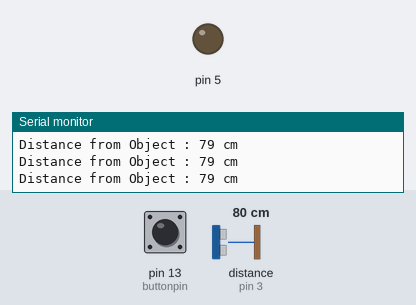
Simulated run of this sketch. Board: Arduino Uno, built with avr-gcc and run on an emulated ATmega328P. Shown: output pins drawn as LEDs (lit = HIGH), the last lines printed to the serial monitor. Wiring (inferred from the names in the program): ultrasonic range finder: trigger pin 2; echo pin 3. The test bench sets the inputs (shaded band); at power-on: distance to the obstacle (sensor on pin 3) 80 cm, pin 13 (buttonpin) LOW. The echo pulse lasts 58.3 µs per cm; pins used as bus, display or sensor lines are not drawn.

Above: at 1.3 s.
1.4 s: distance to the obstacle (sensor on pin 3) set to 34 cm
4.4 s: distance to the obstacle (sensor on pin 3) set to 28 cm
At 5.27 s:
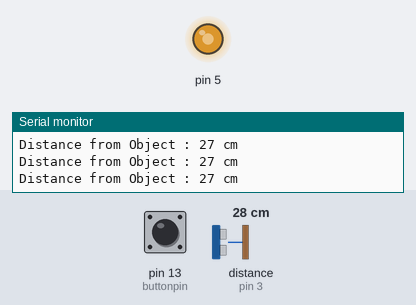
7.4 s: distance to the obstacle (sensor on pin 3) set to 19 cm
10.4 s: distance to the obstacle (sensor on pin 3) set to 14 cm
At 11.9 s:
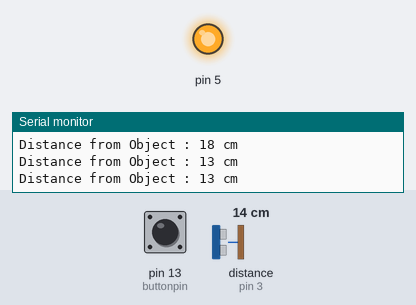
Timing chart, 0 to 13.4 s (numbered marks = the images above; inputs shaded):
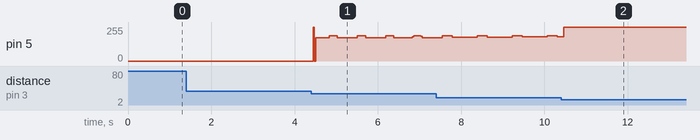

The sketch:

Smart_stick_with_gps_and_Distance_Detection.ino
```cpp
#include <SoftwareSerial.h>
#include <TinyGPS.h>

SoftwareSerial sgps(8, 9);
SoftwareSerial sgsm(7, 6);
TinyGPS gps;

int buttonpin = 13;
#define trigPin 2
#define echoPin 3
long duration;
int distance;
float gpslat, gpslon;

void setup()

{
  pinMode(trigPin, OUTPUT);
  pinMode(echoPin, INPUT);
  pinMode(5, OUTPUT);
  sgsm.begin(9600);
  sgps.begin(9600);
  Serial.begin(9600);
  delay(100);

  /*serial_connection.begin(9600);

  delay(100);
  Serial.print("—Tracking—");

  Serial.println("***Location***");
  /*gsmSerial.println("AT + CNMI = 2, 2, 0, 0, 0");
  delay(300);

  Serial.println("Initializing……");
  delay(200);

  Serial.println("System is Ready");
  delay(100);*/

}

void loop()

{

  digitalWrite(trigPin, LOW);
  delayMicroseconds(2);

  digitalWrite(trigPin, HIGH);
  delayMicroseconds(10);

  digitalWrite(trigPin, LOW);
  duration = pulseIn(echoPin, HIGH);
  distance= duration*0.034/2;
  Serial.print("Distance from Object : ");
  Serial.print(distance);
  Serial.println(" cm");
  delay(10);

  if(distance <= 30 && distance > 15)
  {
    digitalWrite(5, HIGH);
    delay(10);

    digitalWrite(5, LOW);
    digitalWrite(5, HIGH);
    delay(10);

    digitalWrite(5, LOW);
    digitalWrite(5, HIGH);
    delay(10);

    digitalWrite(5, LOW);
  }

  else if(distance <= 15)
  {
    digitalWrite(5, HIGH);
    delay(1000);
  }

  else
    digitalWrite(5, LOW);

  if(digitalRead(buttonpin) == HIGH)
  {
    Serial.println("Button is Pressed.....");
    delay(2000);
    Serial.println("Sending Location......");
    delay(1000);
    SendMessage();
  }
}

void SendMessage()
{
  sgps.listen();
  while (sgps.available())
  {
    int c = sgps.read();
    if (gps.encode(c))
    {
      gps.f_get_position(&gpslat, &gpslon);
    }
  }
      sgsm.listen();
      sgsm.print("\r");
      delay(1000);
      sgsm.print("AT+CMGF=1\r");
      delay(1000);
      sgsm.print("AT+CMGS=\"+919319877255\"\r");
      delay(1000);
      //The text of the message to be sent.
      sgsm.print("Latitude : ");
      sgsm.println(gpslat, 6);
      sgsm.print("Longitude : ");
      sgsm.println(gpslon, 6);
      delay(1000);
      sgsm.write(0x1A);
      delay(1000);
      Serial.println("Location is sent......");
      delay(1000);

}
  /*if (serial_connection.available()>0)
    Serial.write(serial_connection.read());*/


  /*while(Serial.available())
  {
   Serial.read();
  }

  get_gsm();
}

float *get_gps()

{
    gpsSerial.listen();
    Serial.println("Get GPS location Inside");

    while(1)
    {
      while (gpsSerial.available() > 0)
      {
        gps.encode(gpsSerial.read());
      }

      if(gps.location.isUpdated())
      {
        Serial.print("LATITUDE = "); Serial.println(gps.location.lat(), 6);
        Serial.print("LONGITUDE = "); Serial.println(gps.location.lng(), 6);
        lattitude=gps.location.lat();
        longitude=gps.location.lng();
        break;
      }
    }

    a[0] = lattitude;
    a[1]=longitude;
    return a;
}

void get_gsm()
{
  gsmSerial.listen();

  while(gsmSerial.available()>0)
  {
    Serial.println("INSIDE gsmSerial.available");

    if(gsmSerial.find("Track"))
    {
      Serial.println("INSIDE track");
      gsmSerial.println("AT + CMGF = 1");
      delay(1000);

      gsmSerial.println("AT + CMGS = \" +919319877255 \"\r"); //Phone Number
      delay(1000);

      p = get_gps();
      gsmSerial.listen();

      Serial.print("Your Car Location is: ");
      gsmSerial.print("Your Car Location : ");

      Serial.print("LATTITUDE = "); Serial.print(*p,6);
      gsmSerial.print("LATTITUDE = "); gsmSerial.print(*p,6); gsmSerial.print(",");// The SMS text you want to send

      Serial.print("LONGITUDE = "); Serial.print(*(p + 1),6);
      gsmSerial.print("LONGITUDE = ");gsmSerial.print(*(p + 1),6);// The SMS text you want to send
      delay(100);

      gsmSerial.println((char)26);// ASCII code of CTRL+Z for saying the end of sms to  the module
      delay(1000);
    }
  }
}
*/
```

Measured:
- the behaviour switches between 32 and 31 cm on distance to the obstacle (sensor on pin 3) (found by bisection; images 0 and 1)
- the behaviour switches between 17 and 16 cm on distance to the obstacle (sensor on pin 3) (found by bisection; images 1 and 2)
